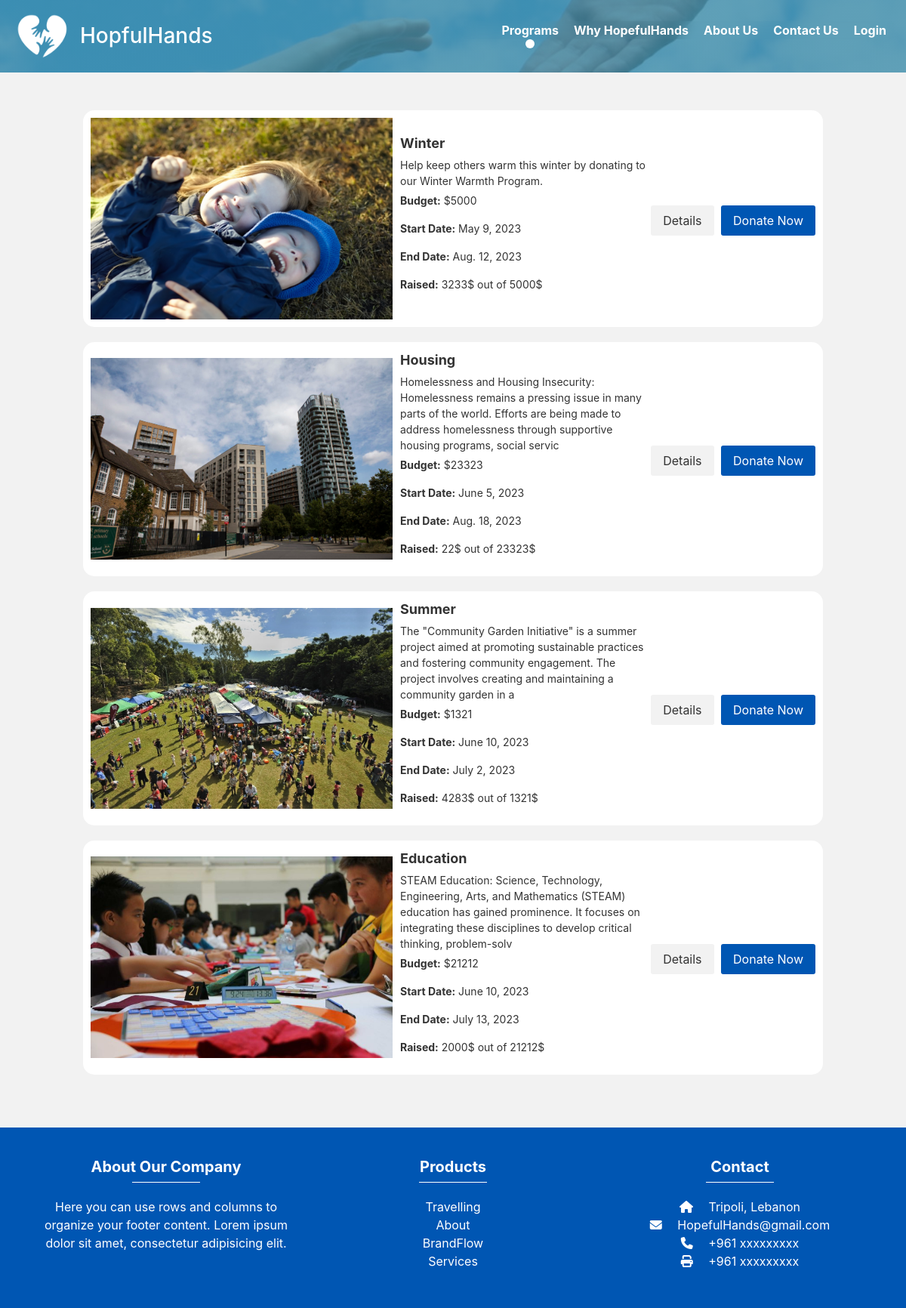
The app's page /programs/, older data.
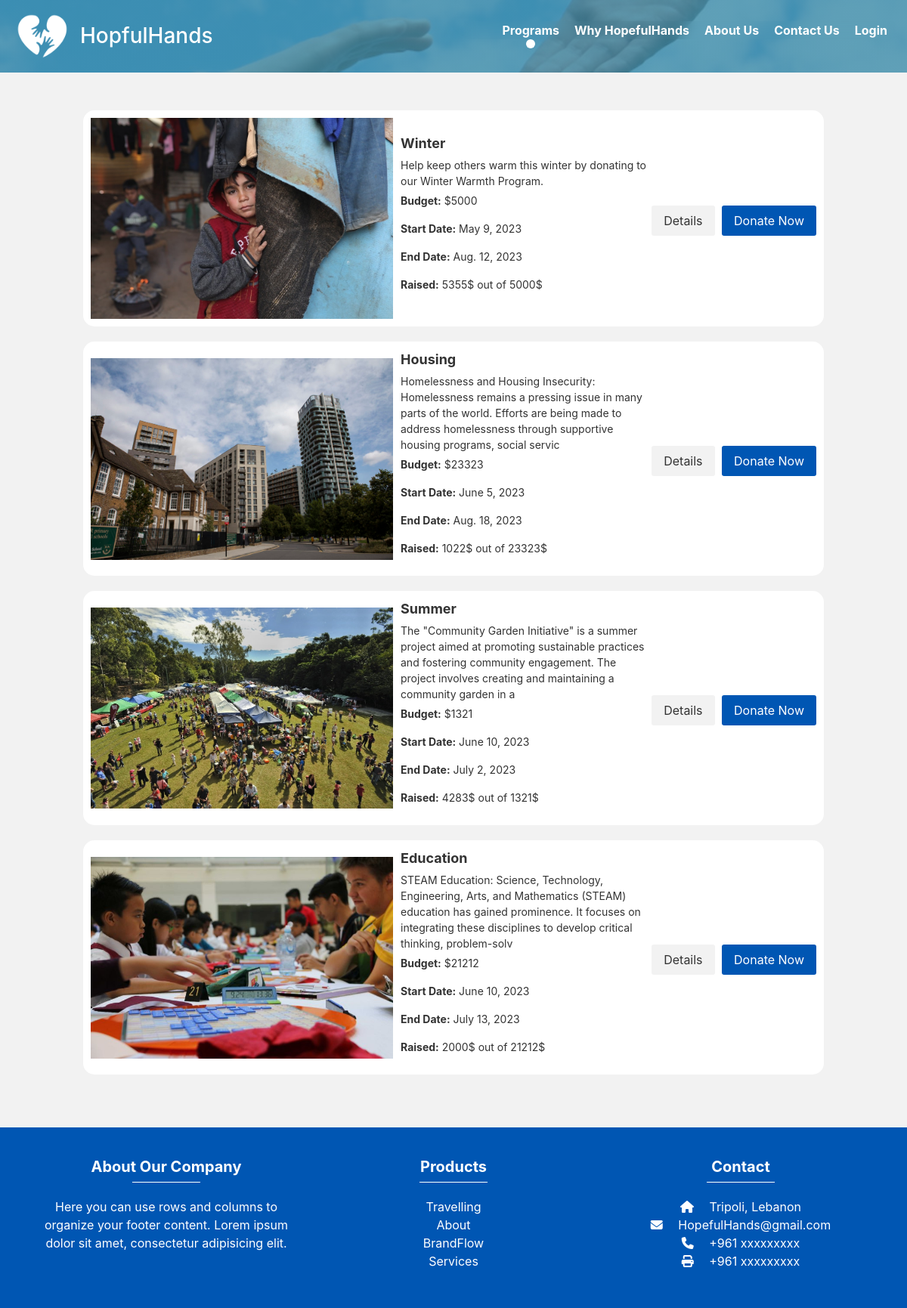
The same page, newer data.
### app1/models.py (models this page shows, shortened)
class Program(models.Model):
    program_name = models.CharField(max_length=40)
    program_description = models.CharField(max_length=400)
    program_summary = models.CharField(max_length=200, default='Default Value')
    program_image = models.ImageField(upload_to='images/')
    budget = models.IntegerField()
    start_date = models.DateField()
    end_date = models.DateField()
    raised = models.IntegerField(default=0)
    program_challenge = models.CharField(max_length=2000, default='Default Value')
    program_objective = models.CharField(max_length=2000, default='Default Value')
    program_plan = models.CharField(max_length=2000, default='Default Value')

### app1/views.py (the view)
# urls.py: re_path(r'^.*programs/$', programs, name='programs'),
def programs(request):
    programs = Program.objects.all()
    context = {'programs': programs}
    return render(request, 'pages/programs.html', context)

### templates/pages/programs.html (shortened to what this page needs)
<!DOCTYPE html>
<html lang="en">
<head>
</head>
<body style="background-color: #f2f2f2;">
{% block content %}
  {% include 'components/navbar.html' %}
    {% include 'components/programInfo.html' %}
  {% include 'components/footer.html' %}
{% endblock %}
</body>
</html>

### templates/components/programInfo.html (shortened to what this page needs)
<!DOCTYPE html>
<html>
<head>
</head>
<body>
  <div class="program-container">
    <ul class="program-list">
      {% for program in programs|slice:":4" %}
        <li class="program-item">
          <img class="program-image" src="{{ program.program_image.url }}" alt="Program Image">
          <div class="program-details">
            <div class="program-name">{{ program.program_name }}</div>
            <div class="program-description">{{ program.program_description }}</div>
            <p><strong>Budget:</strong> ${{ program.budget }}</p>
            <p><strong>Start Date:</strong> {{ program.start_date }}</p>
            <p><strong>End Date:</strong> {{ program.end_date }}</p>
            <p><strong>Raised:</strong> {{ program.raised }}$ out of {{ program.budget }}$</p>
          </div>
          <div>
            <a href="{% url 'program_details' program_id=program.id %}" class="details-button">Details</a>
            <a href="{% url 'donate' %}" class="donate-button">Donate Now</a>
          </div>
        </li>
      {% endfor %}
    </ul>
  </div>
</body>
</html>

Row changes from the older to the newer data that the page shows:
changed Program "Winter": program_image: a different picture; raised "3233" → "5355"
changed Program "Housing": raised "22" → "1022"
